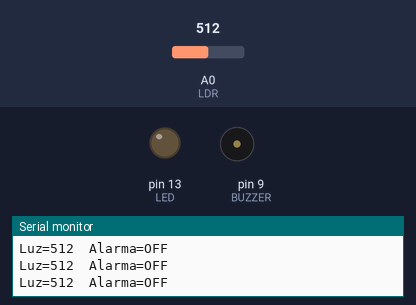
A sketch run on a simulated Arduino Uno, built with avr-gcc and run on an emulated ATmega328P. Shown: output pins drawn as LEDs (lit = HIGH), buzzer (waves = sounding), the last lines printed to the serial monitor. The inputs (shaded band) are chosen by the test bench; at power-on: A0 (LDR) = 512.

Above: at 1.2 s.
1.3 s: A0 (LDR) set to 473
2.8 s: A0 (LDR) set to 443
At 4.0 s:
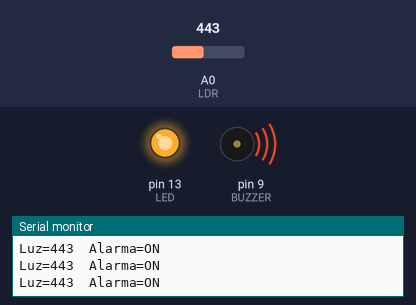
4.3 s: A0 (LDR) set to 525
5.8 s: A0 (LDR) set to 550
At 6.3 s:
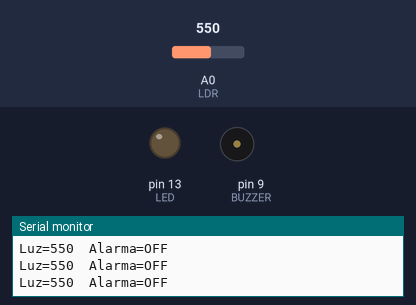
7.3 s: A0 (LDR) set to 306
At 8.7 s:
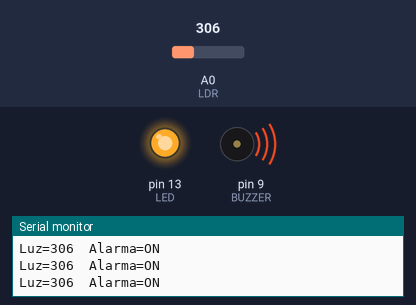
Timing chart, 0 to 9.9 s (numbered marks = the images above; inputs shaded):
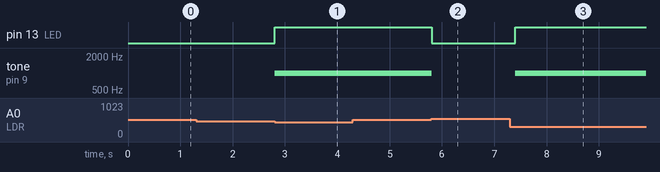

The sketch:

07_ldr_alarma.ino
```cpp
/*
 * 07_ldr_alarma.ino - Sensor de luz con alarma e histeresis
 * Monitoria: Instalacion y manejo de Arduino - Intro. Ing. Electronica (UNAL)
 * Placa: Arduino UNO R3
 * Concepto: analogRead(), umbral con histeresis, actuadores LED y buzzer
 * Montaje: LDR entre 5 V y A0, 10 kohm entre A0 y GND, LED en D13, buzzer en D9
 */

const uint8_t LDR    = A0;
const uint8_t LED    = 13;
const uint8_t BUZZER = 9;

const int UMBRAL     = 500;   // calibrar con el monitor serial
const int HISTERESIS = 40;    // evita encendido/apagado continuo cerca del umbral

bool alarma = false;
unsigned long tUltimo = 0;
const uint16_t INTERVALO_MS = 200;

void setup() {
    pinMode(LED, OUTPUT);
    pinMode(BUZZER, OUTPUT);
    Serial.begin(9600);
    Serial.println(F("Aproxime la mano al LDR para activar la alarma."));
}

void loop() {
    if (millis() - tUltimo < INTERVALO_MS) {
        return;
    }
    tUltimo = millis();

    int luz = analogRead(LDR);    // oscuro -> valor bajo (LDR arriba)

    // Histeresis: para encender exige bajar de UMBRAL - H, para apagar subir de UMBRAL + H
    if (!alarma && luz < (UMBRAL - HISTERESIS)) {
        alarma = true;
    } else if (alarma && luz > (UMBRAL + HISTERESIS)) {
        alarma = false;
    }

    digitalWrite(LED, alarma ? HIGH : LOW);
    if (alarma) {
        tone(BUZZER, 1000);
    } else {
        noTone(BUZZER);
    }

    Serial.print(F("Luz="));
    Serial.print(luz);
    Serial.print(F("  Alarma="));
    Serial.println(alarma ? F("ON") : F("OFF"));
}
```

Measured:
- the behaviour switches between 460 and 459 on A0 (LDR) (found by bisection; images 0 and 1)
- the behaviour switches between 540 and 541 on A0 (LDR) (found by bisection; images 1 and 2)
- after the input at 2.8 s, pin 13 (LED): LOW → HIGH at once; tone on pin 9 (BUZZER): silent → 1000 Hz at once
- after the input at 5.8 s, pin 13 (LED): HIGH → LOW at once; tone on pin 9 (BUZZER): 1000 Hz → silent at once
- after the input at 7.3 s, pin 13 (LED): LOW → HIGH after 0.10 s; tone on pin 9 (BUZZER): silent → 1000 Hz after 0.10 s
